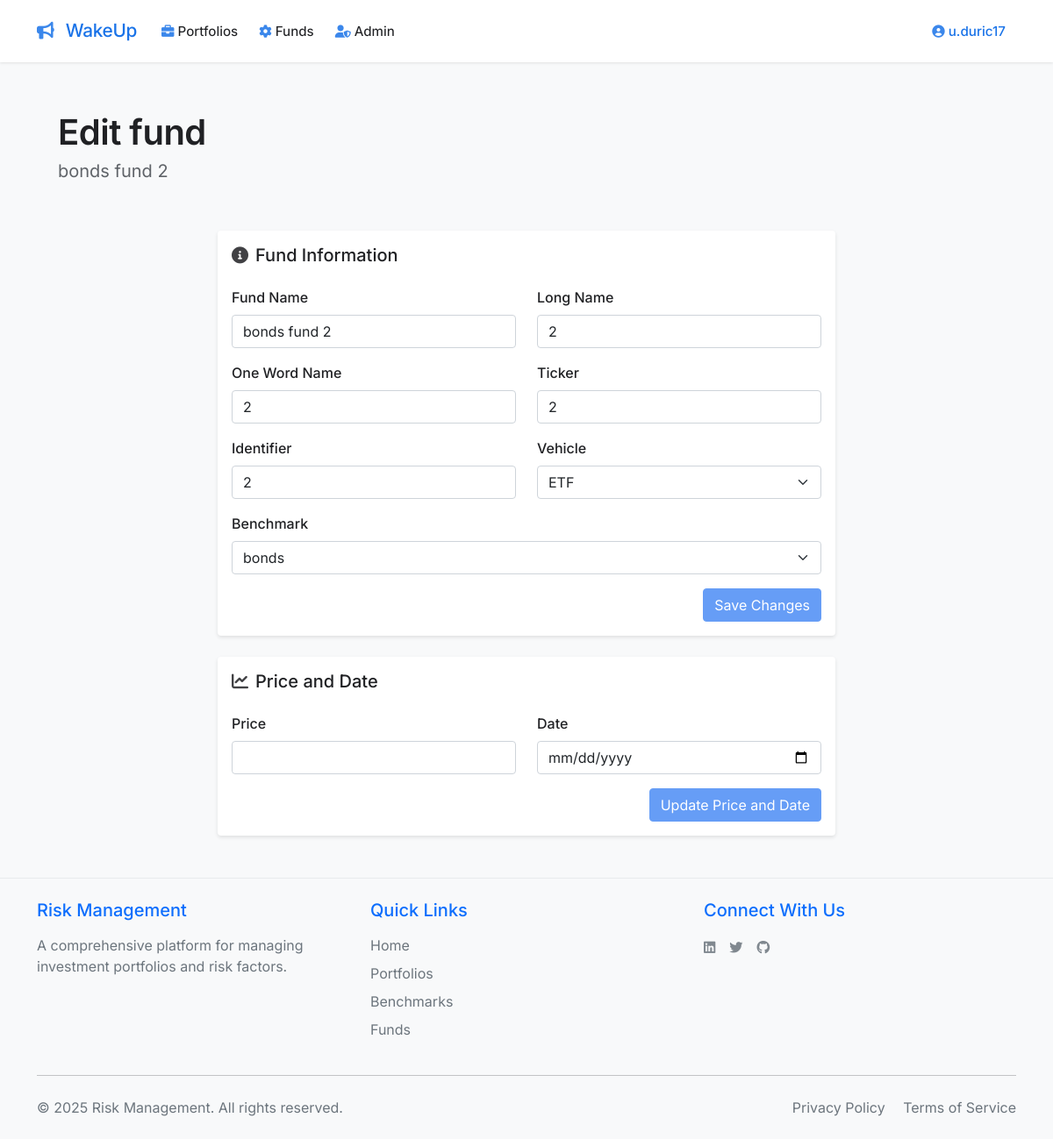
Page /edit_fund/4 (signed in) on the committed database.
### app.py (models this page shows, shortened)
class User(UserMixin, db.Model):
    id = db.Column(db.Integer, primary_key=True)
    email = db.Column(db.String(120), unique=True, nullable=False)
    name = db.Column(db.String(80), nullable=False)
    password_hash = db.Column(db.String(128))
    user_type = db.Column(db.String(20), default='beginner')
    created_at = db.Column(db.DateTime, default=datetime.utcnow)
    portfolios = db.relationship('Portfolio', backref='user', lazy=True)
    benchmarks = db.relationship('Benchmark', back_populates='user', lazy=True)
    funds = db.relationship('Fund', back_populates='user', lazy=True)
    def is_admin(self):
        return self.user_type == 'admin'

class Fund(db.Model):
    __tablename__ = 'fund'
    id = db.Column(db.Integer, primary_key=True)
    fund_name = db.Column(db.String(120), nullable=False)
    user_id = db.Column(db.Integer, db.ForeignKey('user.id'), nullable=False)
    benchmark_id = db.Column(db.Integer, db.ForeignKey('benchmark.id'), nullable=False)
    generic_fund = db.Column(db.Integer, nullable=False, default=0)
    identifier = db.Column(db.String(50), nullable=False)
    long_name = db.Column(db.String(200), nullable=False)
    one_word_name = db.Column(db.String(20), nullable=False)
    price = db.Column(db.Float, nullable=True)
    date = db.Column(db.Date, nullable=True)
    ticker = db.Column(db.String(20), nullable=True)
    vehicle = db.Column(db.Integer, nullable=True)
    created_at = db.Column(db.DateTime, nullable=False, default=datetime.utcnow)
    user = db.relationship('User', back_populates='funds', lazy=True)
    benchmark = db.relationship('Benchmark', back_populates='funds', lazy=True)

class Benchmark(db.Model):
    __tablename__ = 'benchmark'
    id = db.Column(db.Integer, primary_key=True)
    benchmark_name = db.Column(db.String(120), nullable=False)
    user_id = db.Column(db.Integer, db.ForeignKey('user.id'), nullable=False)
    generic_benchmark = db.Column(db.Integer, nullable=False, default=0)
    risk_factor_id = db.Column(db.Integer, db.ForeignKey('risk_factor.id'), nullable=False)
    beta = db.Column(db.Float, nullable=False, default=0.0)
    mod_duration = db.Column(db.Float, nullable=False, default=0.0)
    fx = db.Column(db.Float, nullable=False, default=0.0)
    usd = db.Column(db.Float, nullable=False, default=0.0)
    us = db.Column(db.Float, nullable=False, default=0.0)
    asset_class = db.Column(db.String(20), nullable=False)
    region = db.Column(db.String(20), nullable=False)
    developed = db.Column(db.String(20), nullable=False)
    bond_rating = db.Column(db.String(20), nullable=False)
    bond_type = db.Column(db.String(20), nullable=False)
    created_at = db.Column(db.DateTime, nullable=False, default=datetime.utcnow)
    user = db.relationship('User', back_populates='benchmarks', lazy=True)
    risk_factor = db.relationship('RiskFactor', back_populates='benchmarks', lazy=True)
    funds = db.relationship('Fund', back_populates='benchmark', lazy=True)

### app.py (the view, shortened to what this page needs)
@app.route('/edit_fund/<int:id>', methods=['GET', 'POST'])
@login_required
def edit_fund(id):
    fund = Fund.query.get_or_404(id)
    if not current_user.is_admin() and (fund.generic_fund or fund.user_id != current_user.id):
        flash('You do not have permission to edit this fund.', 'danger')
        return redirect(url_for('get_funds'))
    form_options = {
        'vehicles': VEHICLE
    }
    if current_user.is_admin():
        benchmarks = Benchmark.query.all()
    else:
        benchmarks = Benchmark.query.filter(
            (Benchmark.generic_benchmark == True) |
            (Benchmark.user_id == current_user.id)
        ).all()
    return render_template('edit_fund.html', fund=fund, benchmarks=benchmarks, form_options=form_options)

### templates/edit_fund.html (shortened to what this page needs)
{% extends "base.html" %}
{% block content %}
<div class="container-fluid px-4">
    <div class="header-section mb-4">
        <div class="d-flex flex-column">
            <h2 class="main-title">Edit fund</h2>
            <h4 class="subtitle">{{ fund.fund_name }}</h4>
        </div>
    </div>
    <div class="row justify-content-center">
        <div class="col-md-8">
            <div class="card mb-4">
                <div class="card-body">
                    <form method="POST" action="{{ url_for('edit_fund', id=fund.id) }}" class="needs-validation" novalidate>
                        <div class="row">
                            <h5 class="section-title mb-4">
                                <i class="fas fa-info-circle me-2"></i>Fund Information
                            </h5>
                            <div class="col-md-6 mb-3">
                                <label class="form-label">Fund Name</label>
                                <input type="text" class="form-control" name="fund_name" value="{{ fund.fund_name }}" required>
                            </div>
                            <div class="col-md-6 mb-3">
                                <label class="form-label">Long Name</label>
                                <input type="text" class="form-control" name="long_name" value="{{ fund.long_name }}" required>
                            </div>
                        </div>
                        <div class="row">
                            <div class="col-md-6 mb-3">
                                <label class="form-label">One Word Name</label>
                                <input type="text" class="form-control" name="one_word_name" value="{{ fund.one_word_name }}" required>
                            </div>
                            <div class="col-md-6 mb-3">
                                <label class="form-label">Ticker</label>
                                <input type="text" class="form-control" name="ticker" value="{{ fund.ticker }}" required>
                            </div>
                        </div>
                        <div class="row">
                            <div class="col-md-6 mb-3">
                                <label class="form-label">Identifier</label>
                                <input type="text" class="form-control" name="identifier" value="{{ fund.identifier }}" required>
                            </div>
                            <div class="col-md-6 mb-3">
                                <label class="form-label">Vehicle</label>
                                <select class="form-select" name="vehicle" required>
                                    {% for vehicle in form_options.vehicles %}
                                    <option value="{{ vehicle }}" {% if fund.vehicle == vehicle %}selected{% endif %}>{{ vehicle }}</option>
                                    {% endfor %}
                                </select>
                            </div>
                        </div>
                        <div class="row">
                            <div class="col-md-12 mb-6">
                                <label class="form-label">Benchmark</label>
                                <select class="form-select" name="benchmark_id" required>
                                    {% for benchmark in benchmarks %}
                                    <option value="{{ benchmark.id }}" {% if fund.benchmark_id == benchmark.id %}selected{% endif %}>
                                        {{ benchmark.benchmark_name }}
                                    </option>
                                    {% endfor %}
                                </select>
                            </div>
                        </div>
                        <div class="text-end" style="padding-top: 1rem;">
                            <button type="submit" class="btn btn-primary" >Save Changes</button>
                        </div>
                    </form>
                </div>
            </div>
            <div class="card">
                <div class="card-body">
                    <form method="POST" action="{{ url_for('edit_fund', id=fund.id) }}" class="needs-validation" novalidate>
                        <div class="row">
                            <h5 class="section-title mb-4">
                                <i class="fas fa-chart-line me-2"></i>Price and Date
                            </h5>
                            <div class="col-md-6 mb-3">
                                <label class="form-label">Price</label>
                                <input type="number" class="form-control" name="price" value="{{ fund.price }}" step="0.000001" required>
                            </div>
                            <div class="col-md-6 mb-3">
                                <label class="form-label">Date</label>
                                <input type="date" class="form-control" name="date" value="{{ fund.date.strftime('%Y-%m-%d') if fund.date else '' }}" required>
                            </div>
                        </div>
                        <div class="text-end">
                            <button type="submit" class="btn btn-primary">Update Price and Date</button>
                        </div>
                    </form>
                </div>
            </div>
        </div>
    </div>
</div>
{% endblock %}

### templates/base.html (shortened to what this page needs)
<!DOCTYPE html>
<html lang="en">
<head>
    <link href="https://cdn.jsdelivr.net/npm/bootstrap@5.1.3/dist/css/bootstrap.min.css" rel="stylesheet">
    <link href="https://cdnjs.cloudflare.com/ajax/libs/font-awesome/6.0.0/css/all.min.css" rel="stylesheet">
    <link href="{{ url_for('static', filename='css/style.css') }}" rel="stylesheet">
</head>
<body>
    <nav class="navbar navbar-expand-lg">
        <div class="container">
            <a class="navbar-brand" href="{{ url_for('total_portfolio') }}">
                <i class="fa-solid fa-bullhorn me-2"></i> WakeUp
            </a>
            <div class="collapse navbar-collapse" id="navbarNav">
                <ul class="navbar-nav me-auto">
                    {% if current_user.is_authenticated %}
                    <li class="nav-item dropdown">
                        <a class="nav-link dropdown-toggle" href="#" id="portfoliosDropdown" role="button" data-bs-toggle="dropdown">
                            <i class="fas fa-briefcase me-1"></i>Portfolios
                        </a>
                    </li>
                    <li class="nav-item dropdown">
                        <a class="nav-link dropdown-toggle" href="#" id="optionsDropdown" role="button" data-bs-toggle="dropdown">
                            <i class="fas fa-cog me-1"></i>Funds
                        </a>
                    </li>
                    {% if current_user.is_admin() %}
                    <li class="nav-item dropdown">
                        <a class="nav-link dropdown-toggle" href="#" id="adminDropdown" role="button" data-bs-toggle="dropdown">
                            <i class="fas fa-user-shield me-1"></i>Admin
                        </a>
                    </li>
                    {% endif %}
                    {% endif %}
                </ul>
                <ul class="navbar-nav ms-auto">
                    {% if current_user.is_authenticated %}
                    <li class="nav-item dropdown">
                        <a class="nav-link dropdown-toggle profile-link" href="#" id="profileDropdown" role="button" data-bs-toggle="dropdown">
                            <i class="fas fa-user-circle me-1"></i>{{ current_user.name }}
                        </a>
                    </li>
                    {% endif %}
                </ul>
            </div>
        </div>
    </nav>
    <div class="main-content">
        <div class="container mt-4 pb-5">
            {% block content %}{% endblock %}
        </div>
    </div>
    <footer class="footer mt-auto py-4 bg-light">
        <div class="container">
            <div class="row">
                <div class="col-md-4 mb-3 mb-md-0">
                    <h5 class="text-primary mb-3">Risk Management</h5>
                    <p class="text-muted mb-0">A comprehensive platform for managing investment portfolios and risk factors.</p>
                </div>
                <div class="col-md-4 mb-3 mb-md-0">
                    <h5 class="text-primary mb-3">Quick Links</h5>
                    <ul class="list-unstyled">
                        <li class="mb-2"><a href="{{ url_for('home') }}" class="text-decoration-none text-muted">Home</a></li>
                        <li class="mb-2"><a href="{{ url_for('get_portfolios') }}" class="text-decoration-none text-muted">Portfolios</a></li>
                        <li class="mb-2"><a href="{{ url_for('get_benchmarks') }}" class="text-decoration-none text-muted">Benchmarks</a></li>
                        <li class="mb-2"><a href="{{ url_for('get_funds') }}" class="text-decoration-none text-muted">Funds</a></li>
                    </ul>
                </div>
                <div class="col-md-4">
                    <h5 class="text-primary mb-3">Connect With Us</h5>
                    <div class="d-flex gap-3">
                        <a href="#" class="text-muted text-decoration-none" title="LinkedIn">
                        </a>
                        <a href="#" class="text-muted text-decoration-none" title="Twitter">
                        </a>
                        <a href="#" class="text-muted text-decoration-none" title="GitHub">
                        </a>
                    </div>
                </div>
            </div>
            <hr class="my-4">
            <div class="row align-items-center">
                <div class="col-md-6 text-center text-md-start">
                    <p class="text-muted mb-0">&copy; {{ now.year }} Risk Management. All rights reserved.</p>
                </div>
                <div class="col-md-6 text-center text-md-end">
                    <a href="{{ url_for('privacy_policy') }}" class="text-muted text-decoration-none me-3">Privacy Policy</a>
                    <a href="#" class="text-muted text-decoration-none">Terms of Service</a>
                </div>
            </div>
        </div>
    </footer>
</body>
</html>

### rows in the picture
User: name "u.duric17"
Fund: fund_name "bonds fund 2", long_name "2", one_word_name "2", ticker "2", identifier "2", vehicle "ETF", benchmark_id "bonds"
